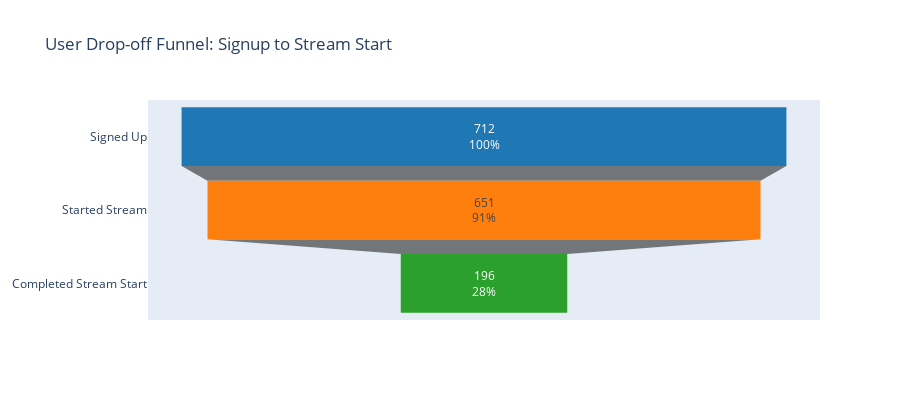

Here is the notebook cell this chart was saved with:
### Markdown cell above
## 4. Build Metrics

### 4.1 Drop-off Analysis

### Code cell
# Calculate drop-off metrics
# Track users through the funnel: signup -> stream start -> completion

# Get all unique users who attempted to use the service
all_users = viewing_logs_df['user_id'].unique()

# Users who signed up (have signup action)
signup_events = viewing_logs_df[viewing_logs_df['action'] == 'signup']
users_with_signup = signup_events['user_id'].unique()

# Users who started streaming (have play action with content)
stream_start_events = viewing_logs_df[
    (viewing_logs_df['action'] == 'play') & 
    (viewing_logs_df['content_id'].notna())
]
users_started_stream = stream_start_events['user_id'].unique()

# Users who dropped off during stream start (played but watched < 30 seconds)
dropped_at_stream_start = viewing_logs_df[
    (viewing_logs_df['action'] == 'play') &
    (viewing_logs_df['watch_duration_seconds'] < 30) &
    (viewing_logs_df['content_id'].notna())
]['user_id'].unique()

# Calculate funnel stages properly
# Stage 1: All users who signed up
users_signed_up = len(users_with_signup)

# Stage 2: Users who signed up AND started streaming
users_signed_up_and_streamed = len(set(users_with_signup) & set(users_started_stream))

# Stage 3: Users who completed stream start (didn't drop off immediately)
users_completed_stream_start = users_signed_up_and_streamed - len(set(users_with_signup) & set(dropped_at_stream_start))

# Calculate conversion rates
signup_to_stream_rate = (users_signed_up_and_streamed / users_signed_up * 100) if users_signed_up > 0 else 0
stream_start_completion_rate = (users_completed_stream_start / users_signed_up_and_streamed * 100) if users_signed_up_and_streamed > 0 else 0

print("Drop-off Analysis")
print("=" * 50)
print(f"Users who signed up: {users_signed_up:,}")
print(f"Users who signed up AND started streaming: {users_signed_up_and_streamed:,}")
print(f"Users who completed stream start: {users_completed_stream_start:,}")
print(f"Users who dropped off at stream start: {users_signed_up_and_streamed - users_completed_stream_start:,}")
print(f"\nSignup to Stream Start Conversion Rate: {signup_to_stream_rate:.2f}%")
print(f"Stream Start Completion Rate: {stream_start_completion_rate:.2f}%")

# Create funnel visualization
# Funnel values must be in descending order
funnel_stages = ['Signed Up', 'Started Stream', 'Completed Stream Start']
funnel_values = [users_signed_up, users_signed_up_and_streamed, users_completed_stream_start]

# Only create funnel if we have valid data
if users_signed_up > 0 and all(v <= users_signed_up for v in funnel_values[1:]):
    fig = go.Figure(go.Funnel(
        y=funnel_stages,
        x=funnel_values,
        textposition="inside",
        textinfo="value+percent initial",
        marker={"color": ["#1f77b4", "#ff7f0e", "#2ca02c"]}
    ))
    
    fig.update_layout(
        title="User Drop-off Funnel: Signup to Stream Start",
        height=400,
        showlegend=False
    )
    
    # Display the funnel chart
    fig.show()
else:
    print("\n⚠️ Cannot create funnel chart: Invalid funnel data (values must decrease)")

### Figure 1 — Plotly figure (JSON) as saved in the notebook; plotly's stock layout.template omitted (floating-point values rounded to 4 significant figures)
{"data": [{"marker": {"color": ["#1f77b4", "#ff7f0e", "#2ca02c"]}, "textinfo": "value+percent initial", "textposition": "inside", "type": "funnel", "x": [712, 651, 196], "y": ["Signed Up", "Started Stream", "Completed Stream Start"]}], "layout": {"height": 400, "showlegend": false, "title": {"text": "User Drop-off Funnel: Signup to Stream Start"}}}
